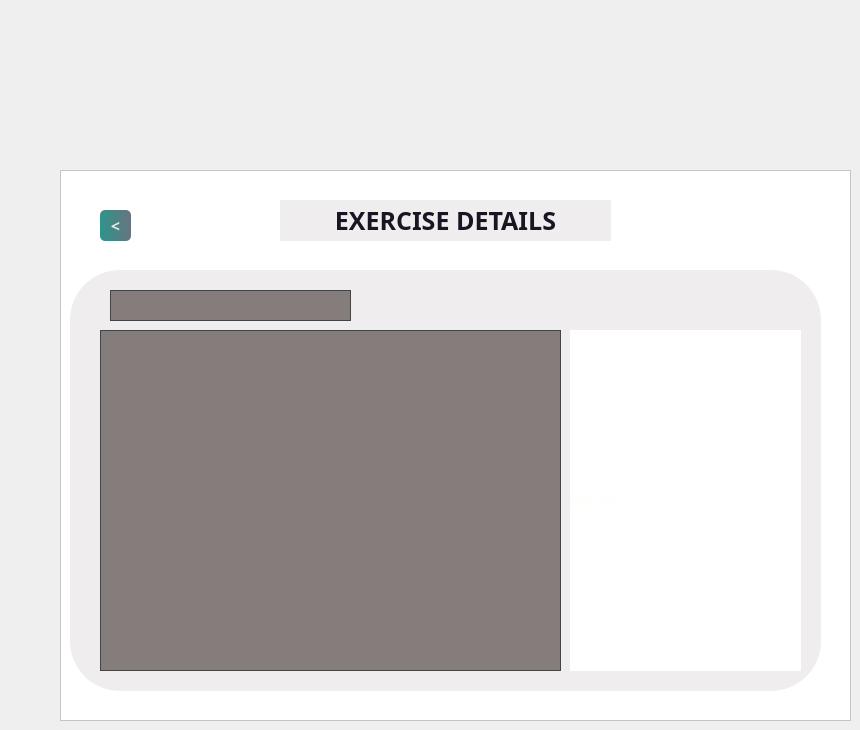
    <widget class="QWidget" name="Endoshowexercise">
     <widget class="QFrame" name="frame_16">
      <property name="geometry">
       <rect>
        <x>60</x>
        <y>170</y>
        <width>791</width>
        <height>551</height>
       </rect>
      </property>
      <property name="styleSheet">
       <string notr="true">color: rgb(255, 253, 248);
background-color: rgb(255, 255, 255);</string>
      </property>
      <property name="frameShape">
       <enum>QFrame::Shape::StyledPanel</enum>
      </property>
      <property name="frameShadow">
       <enum>QFrame::Shadow::Raised</enum>
      </property>
      <widget class="QLabel" name="label_106">
       <property name="geometry">
        <rect>
         <x>220</x>
         <y>30</y>
         <width>331</width>
         <height>41</height>
        </rect>
       </property>
       <property name="font">
        <font>
         <family>Sitka Banner</family>
         <pointsize>19</pointsize>
         <bold>true</bold>
        </font>
       </property>
       <property name="styleSheet">
        <string notr="true">
border-radius:150px;
color: #1A1423;

background-color: #F0EDEE;
</string>
       </property>
       <property name="text">
        <string>EXERCISE DETAILS</string>
       </property>
       <property name="alignment">
        <set>Qt::AlignmentFlag::AlignCenter</set>
       </property>
      </widget>
      <widget class="QPushButton" name="back8">
       <property name="geometry">
        <rect>
         <x>40</x>
         <y>40</y>
         <width>31</width>
         <height>31</height>
        </rect>
       </property>
       <property name="font">
        <font>
         <family>Sitka Banner</family>
         <pointsize>12</pointsize>
         <bold>true</bold>
        </font>
       </property>
       <property name="styleSheet">
        <string notr="true">

QPushButton#back8{
        background-color: qlineargradient(spread:pad, x1:0, y1:0.505682, x2:1, y2:0.477, stop:0 rgba(11, 131, 120, 219), stop:1 rgba(85, 98, 112, 226));
        color:rgba(255, 255, 255, 210);
        border-radius:5px;
}

QPushButton#back8:hover{
        background-color: qlineargradient(spread:pad, x1:0, y1:0.505682, x2:1, y2:0.477, stop:0 rgba(150, 123, 111, 219), stop:1 rgba(85, 81, 84, 226));
}

QPushButton#back8:pressed{
        padding-left:5px;
        padding-top:5px;
        background-color:rgba(150, 123, 111, 255);
}
</string>
       </property>
       <property name="text">
        <string>&lt;</string>
       </property>
      </widget>
      <widget class="QLineEdit" name="exerciseName2">
       <property name="geometry">
        <rect>
         <x>50</x>
         <y>120</y>
         <width>241</width>
         <height>31</height>
        </rect>
       </property>
       <property name="styleSheet">
        <string notr="true">#exerciseName2 {
    background-color: #857d7b;  /* Dark background color */
    color: #ffffff;             /* White text color */
    border: 1px solid #444444;  /* Solid border color */
    font-size: 14px;            /* Font size for readability */
    font-weight: bold;          /* Bold text for clarity */
}

#exerciseName2:focus {
    background-color: #857d7b;  /* Keep the same background color when focused */
    color: #ffffff;             /* Keep the same text color when focused */
    border: 1px solid #444444;  /* Keep the same border color when focused */
}

#exerciseName2:hover {
    background-color: #857d7b;  /* Keep the same background color when hovered */
    color: #ffffff;             /* Keep the same text color when hovered */
    border: 1px solid #444444;  /* Keep the same border color when hovered */
}

#exerciseName2:disabled {
    background-color: #857d7b;  /* Keep the same background color when disabled */
    color: #ffffff;             /* Keep the same text color when disabled */
    border: 1px solid #444444;  /* Keep the same border color when disabled */
}

</string>
       </property>
      </widget>
      <widget class="QLabel" name="exerciseDetailsLabel1">
       <property name="geometry">
        <rect>
         <x>40</x>
         <y>160</y>
         <width>461</width>
         <height>341</height>
        </rect>
       </property>
       <property name="styleSheet">
        <string notr="true">    background-color: #857d7b ;  /* Dark background color */
    color: #ffffff;             /* White text color */
    border: 1px solid #444444;  /* Solid border color */
    font-size: 14px;            /* Font size for readability */
    font-weight: bold;          /* Bold text for clarity */</string>
       </property>
       <property name="text">
        <string/>
       </property>
      </widget>
      <widget class="QLabel" name="exerciseImagelabel1">
       <property name="geometry">
        <rect>
         <x>510</x>
         <y>160</y>
         <width>231</width>
         <height>341</height>
        </rect>
       </property>
       <property name="text">
        <string>TextLabel</string>
       </property>
       <property name="scaledContents">
        <bool>true</bool>
       </property>
      </widget>
      <widget class="QLabel" name="label_83">
       <property name="geometry">
        <rect>
         <x>10</x>
         <y>100</y>
         <width>751</width>
         <height>421</height>
        </rect>
       </property>
       <property name="styleSheet">
        <string notr="true">
background-color: #F0EDEE;
border-radius:50px;</string>
       </property>
       <property name="text">
        <string/>
       </property>
      </widget>
      <zorder>label_106</zorder>
      <zorder>back8</zorder>
      <zorder>label_83</zorder>
      <zorder>exerciseDetailsLabel1</zorder>
      <zorder>exerciseName2</zorder>
      <zorder>exerciseImagelabel1</zorder>
     </widget>
    </widget>
